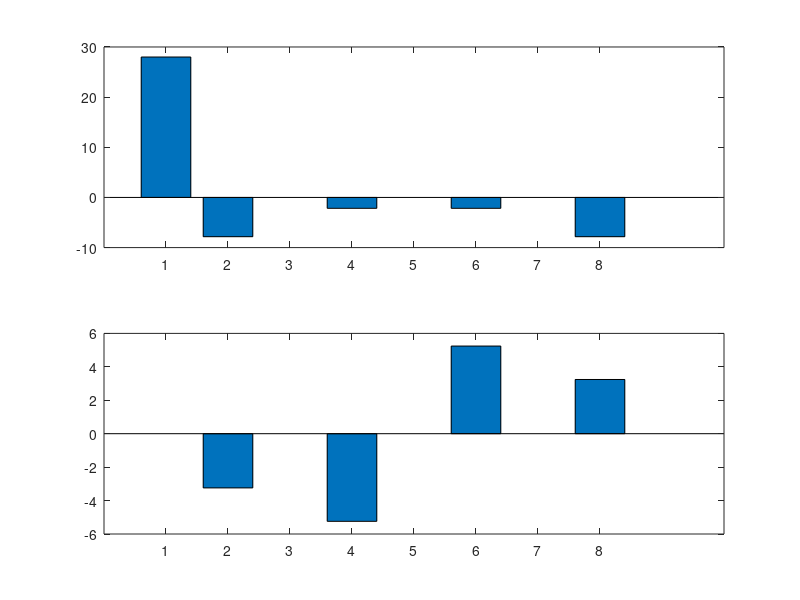

Here is the MATLAB script that generated this plot: (Note: this script raises an error after producing the figure.)
phi = [8,4,1,0];
x = [1,4,3,6];

% W symetrization and add a single 0 in the middle
phi =  [phi,0,phi(end:-1:2)];
% H symetrization
x = [x, x(end:-1:1)];

% because phi is W-sym, phif is real and pair
phif = fft2(phi);
%
bar(phif)
%%
xf = fft2(x);
subplot(211);
bar(real(xf));
subplot(212);
bar(imag(xf));


%%

x  = rand(1, 1024);
x2 = x + 1i * rand(1, 1024);
tic;
for i = 1:nb_iter
	fft(x);
end
toc;
tic;
for i = 1:nb_iter
	fft(x2);
end
toc;


%% fast_dct two times faster than matlab
x = rand(1,1024);
nb_iter = 100;

[tmp,ind,W] = fast_dct(x');
xp = x';
tic;
for i = 1:nb_iter
	dct_matlab_x = dct(x);
end
toc;
tic;
for i = 1:nb_iter
	dct_fast = fast_dct(x',ind,W)';
end
toc;